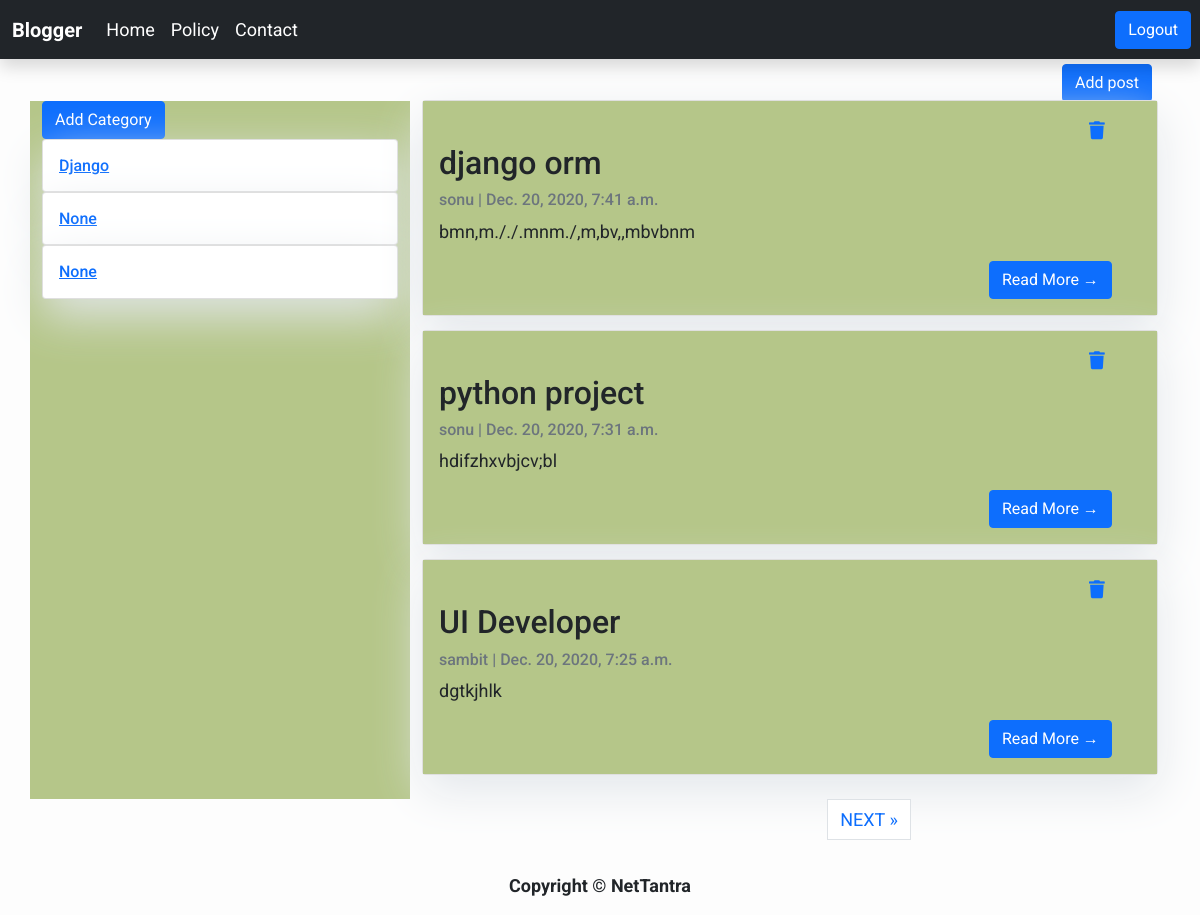
Page / (signed in) on the earlier database version.
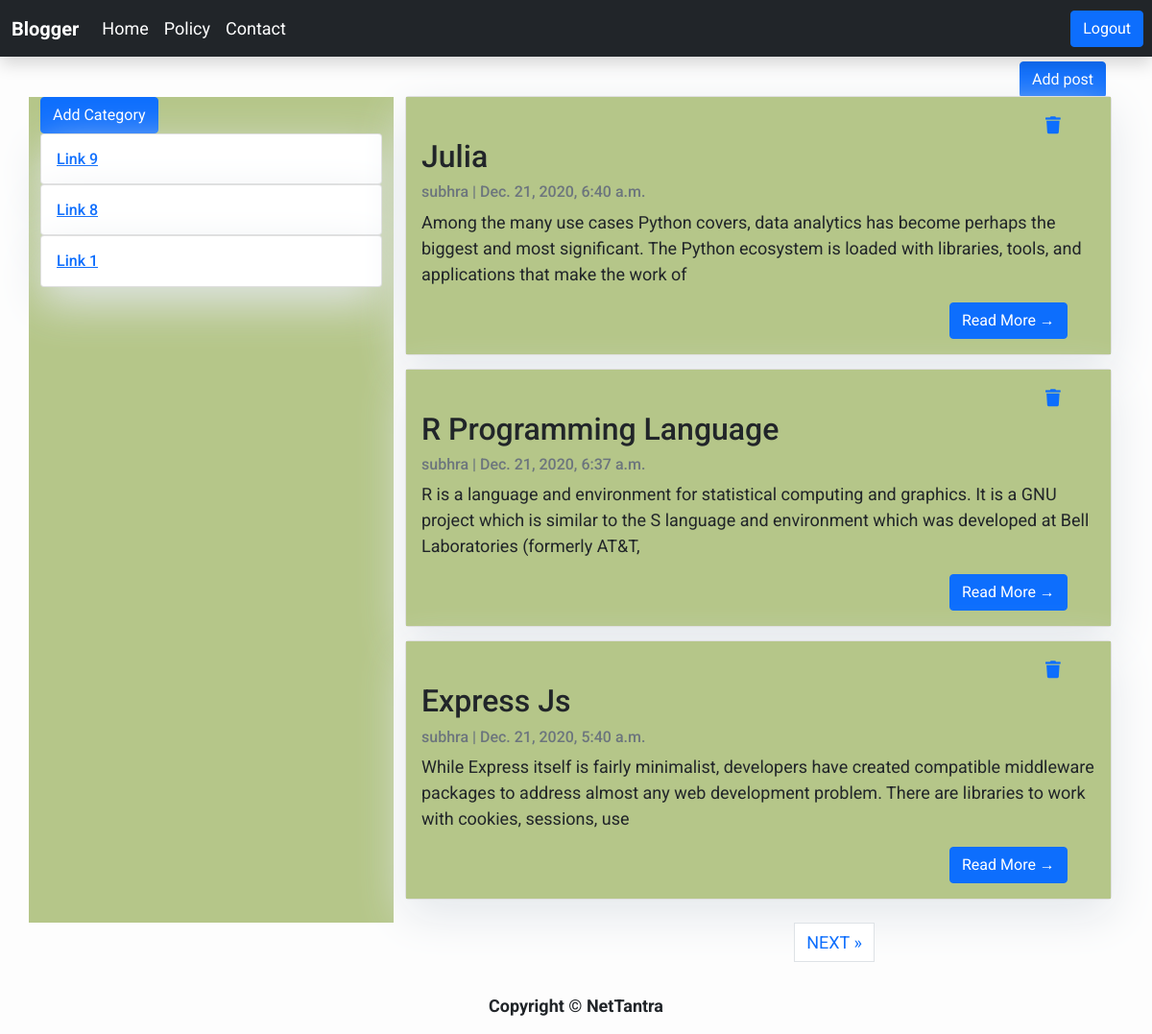
Same page on the later database version.
### blog/models.py (models this page shows)
class Post(models.Model):
    title = models.CharField(max_length=200, unique=True)
    slug = models.SlugField(max_length=200, unique=True,blank=True,null=True)
    author = models.ForeignKey(User, on_delete= models.CASCADE,related_name='blog_posts')
    updated_on = models.DateTimeField(auto_now= True)
    content = models.TextField()
    created_on = models.DateTimeField(auto_now_add=True)
    status = models.IntegerField(choices=STATUS, default=0)
    category = models.CharField(max_length=200,blank=True,null=True)

### blog/views.py (the view)
# urls.py: path('', views.PostList.as_view(), name='home'),
class PostList(generic.ListView):
    queryset = Post.objects.filter(status=1).order_by('-created_on')
    template_name = 'index.html'
    paginate_by = 3

### blog/templates/index.html (shortened to what this page needs)
{% extends "base.html" %}
{% block content %}
<div class="container">
    <div class="row">
            <div class="col-sm-4" style="background-color: #B5C689; margin-top: 42px;">
                <button type="button" class="btn btn-primary" data-bs-toggle="modal" data-bs-target="#exampleModal">
                    Add Category
                  </button>
                  <form>
                    {% for post in post_list %}
                    <div class="card">
                        <div class="card-body">
                            <h6 class="card-text"><a href="{% url 'category' post.category  %}" >{{post.category}}</a></h6>
                        </div>
                    </div>
                {% endfor %}
            </div>
        <div class="col-sm-8 mt-4 left">
            <a href="{%url 'blogpost' %}"><button type="submit" class="btn btn-primary" style="margin-left: 640px; margin-top: -30px;">Add post</button></a>
            {% for post in post_list %}
                <div class="card mb-4" style="margin-top: -10px;">
                    <div class="card-body" style="background-color: #B5C689;">
                        <a href="{% url 'delete' post.id  %}"><i class="fa fa-trash" aria-hidden="true" style="margin-left:650px;"></i></a>
                        <h2 class="card-title">{{ post.title }}</h2>
                        <p class="card-text text-muted h6">{{ post.author }} | {{ post.created_on}} </p>
                        <p class="card-text">{{post.content|slice:":200" }}</p>
                        <a href="{% url 'post_detail' post.slug  %}" class="btn btn-primary" style="margin-left:550px;">Read More &rarr;</a>
                    </div>
                </div>
            {% endfor %}
        </div>
        <ul class="pagination justify-content-center" style="padding-left:550px;" >
    {% if page_obj.has_next %}
    <li><a href="?page={{ page_obj.next_page_number }}" class="page-link"> NEXT &raquo;</a></li>
    {% endif %}
</ul>
    </div>
</div>
{% endblock %}

### blog/templates/base.html (shortened to what this page needs)
{% load static %}
<!DOCTYPE html>
<html>
    <head>
        <link href="https://cdn.jsdelivr.net/npm/bootstrap@5.0.0-beta1/dist/css/bootstrap.min.css" rel="stylesheet">
        <link rel="stylesheet" href="https://cdnjs.cloudflare.com/ajax/libs/font-awesome/5.8.2/css/all.min.css"/>
    </head>
    <body>
        <nav class="navbar navbar-expand-lg navbar-light bg-dark shadow" id="mainNav">
            <div class="container-fluid">
                <a class="navbar-brand" href="{% url 'home' %}" style="color: white;"><b>Blogger</a></b>
                <div class="collapse navbar-collapse" id="navbarResponsive">
                    <ul class="navbar-nav ml-auto">
                        <li class="nav-item text-white">
                            <a class="nav-link text-white font-weight-bold" href="/">Home</a>
                        </li>
                        <li class="nav-item text-white">
                            <a class="nav-link text-white font-weight-bold" href="#">Policy</a>
                        </li>
                        <li class="nav-item text-white">
                            <a class="nav-link text-white font-weight-bold" href="#">Contact</a>
                        </li>
                    </ul>
                </div>
            </div>
            {% if user.is_authenticated %}
            <a href="/logout" class="btn btn-primary">Logout</a>&nbsp;&nbsp;
            {%else%}
            <a href="/signup" class="btn btn-primary">Signup</a>&nbsp;
            <a href="/accounts/login" class="btn btn-primary">Login</a>&nbsp;
            {%endif%}
    </nav>
        {% if user.is_authenticated %}
            {% block content %}{% endblock content %}
        {% else %}
            {% block login %}
            {% block signup %}
            {% endblock %}
            {% endblock %}
        {% endif %}
        <footer class="py-3 bg-grey">
            <b><p class="m-0 text-dark text-center ">Copyright &copy; NetTantra</p></b>
        </footer>
    </body>
</html>

### blog/templates/base.html (style rules this page uses)
body { font-family: "Oswald", sans-serif; font-size: 17px; background-color: #fdfdfd; }
.shadow { box-shadow: 0 4px 2px -2px rgba(0, 0, 0, 0.1); }
.card { box-shadow: 0 16px 48px #E3E7EB; }

### blog/templates/index.html (style rules this page uses)
body { font-family: "Roboto", sans-serif; font-size: 18px; background-color: #fdfdfd; }
.card { box-shadow: 0 16px 48px #E3E7EB; }

Differences in the rows shown:
removed Post: category "Django", title "django orm", author "sonu", created_on "Dec. 20, 2020, 7:41 a.m.", content "bmn,m././.mnm./,m,bv,,mbvbnm"
removed Post: category "None", title "python project", author "sonu", created_on "Dec. 20, 2020, 7:31 a.m.", content "hdifzhxvbjcv;bl"
removed Post: category "None", title "UI Developer", author "sambit", created_on "Dec. 20, 2020, 7:25 a.m.", content "dgtkjhlk"
added Post: category "Link 9", title "Julia", author "subhra", created_on "Dec. 21, 2020, 6:40 a.m.", content "Among the many use cases Python covers, data analytics has become perhaps the biggest and most significant. The Python ecosystem is loaded with libraries, tools, and applications that make the work of"
added Post: category "Link 8", title "R Programming Language", author "subhra", created_on "Dec. 21, 2020, 6:37 a.m.", content "R is a language and environment for statistical computing and graphics. It is a GNU project which is similar to the S language and environment which was developed at Bell Laboratories (formerly AT&T,"
added Post: category "Link 1", title "Express Js", author "subhra", created_on "Dec. 21, 2020, 5:40 a.m.", content "While Express itself is fairly minimalist, developers have created compatible middleware packages to address almost any web development problem. There are libraries to work with cookies, sessions, use"
